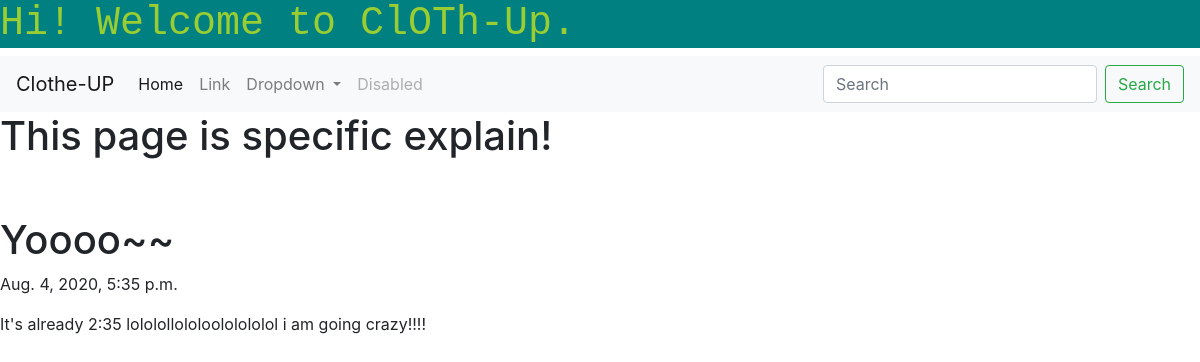
Page /blog/2 on the committed database.
### blog_app/models.py (models this page shows, shortened)
class BlogApp(models.Model):
    title = models.CharField(max_length=200)
    pub_date = models.DateTimeField('date published')
    body = models.TextField()

### blog_app/views.py (the view)
# urls.py: path('<int:blog_id>', views.detail, name='detail'),
def detail(request,blog_id):
    details = get_object_or_404(BlogApp, pk = blog_id)
    return render(request, 'detail.html', {'details' : details})

### blog_app/templates/detail.html (shortened to what this page needs)
<head>
    <link rel="stylesheet" href="https://stackpath.bootstrapcdn.com/bootstrap/4.5.0/css/bootstrap.min.css">
    </head>
    <body>
    <h1 style="font-family: Courier, monospace; color:yellowgreen; background-color: teal;";> Hi! Welcome to ClOTh-Up.</h1>
    <nav class="navbar navbar-expand-lg navbar-light bg-light">
        <a class="navbar-brand" href="#">Clothe-UP</a>
        <div class="collapse navbar-collapse" id="navbarSupportedContent">
          <ul class="navbar-nav mr-auto">
            <li class="nav-item active">
              <a class="nav-link" href="#">Home <span class="sr-only">(current)</span></a>
            </li>
            <li class="nav-item">
              <a class="nav-link" href="#">Link</a>
            </li>
            <li class="nav-item dropdown">
              <a class="nav-link dropdown-toggle" href="#" id="navbarDropdown" role="button" data-toggle="dropdown" aria-haspopup="true" aria-expanded="false">
                Dropdown
              </a>
            </li>
            <li class="nav-item">
              <a class="nav-link disabled" href="#" tabindex="-1" aria-disabled="true">Disabled</a>
            </li>
          </ul>
          <form class="form-inline my-2 my-lg-0">
            <input class="form-control mr-sm-2" type="search" placeholder="Search" aria-label="Search">
            <button class="btn btn-outline-success my-2 my-sm-0" type="submit">Search</button>
          </form>
        </div>
      </nav>
      <h1>This page is specific explain!</h1>
      <br><br>
        <h1>{{details.title}}</h1>
        <p>{{details.pub_date}}</p>
        <p>{{details.body}}</p>
      </body>

### rows in the picture
BlogApp: title "Yoooo~~", pub_date "Aug. 4, 2020, 5:35 p.m.", body "It's already 2:35 lololollololoololololol i am going crazy!!!!"
